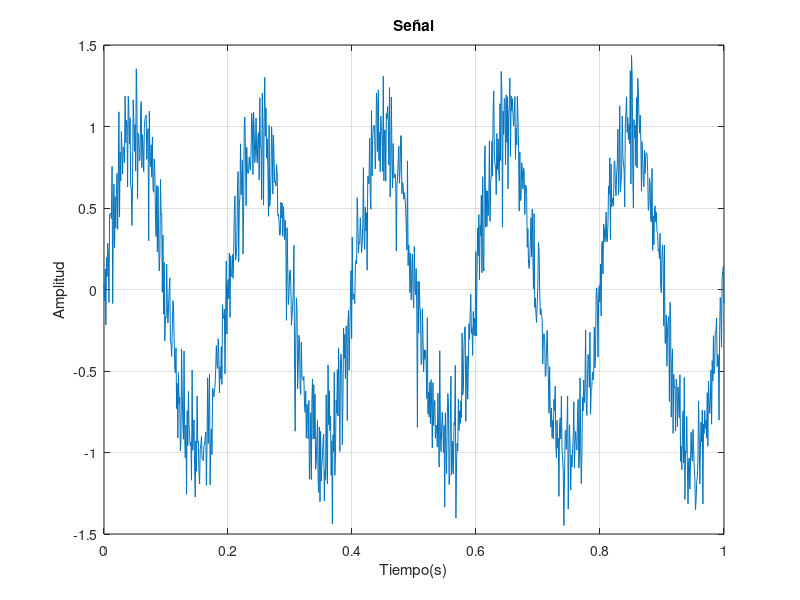
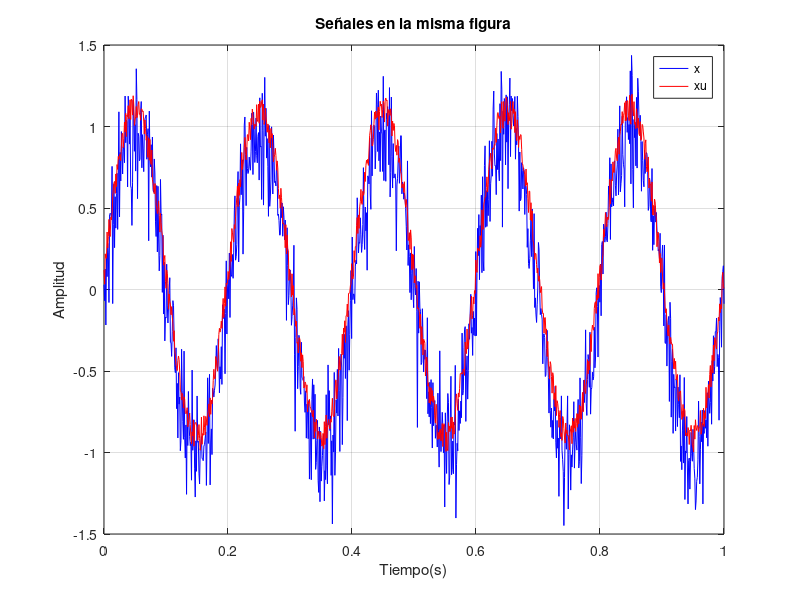
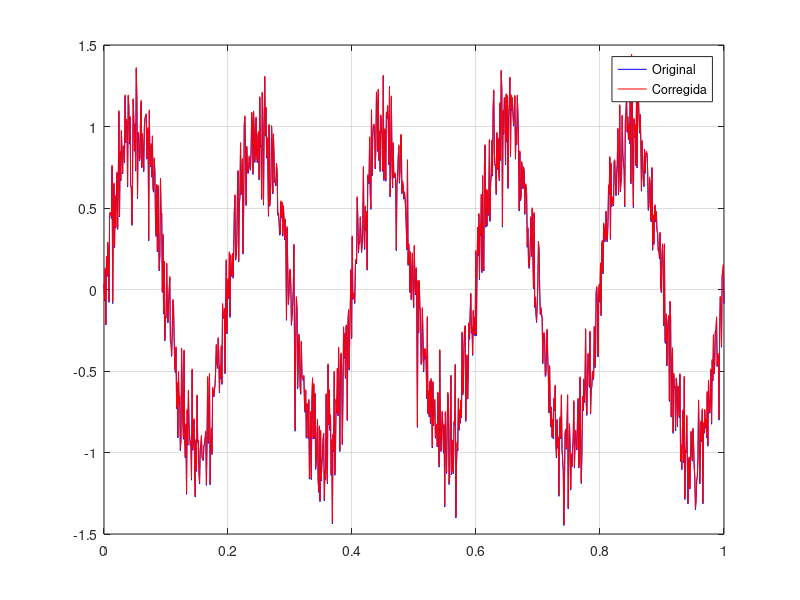

The MATLAB script that drew these images, in order: (Note: this script raises an error after producing the figures.)
%=====================================================================
% CAPITULO 1. INTRODUCCION A OCTAVE MEDIANTE EL ANALISIS DE SENALES
% Matematica computacional para telecomunicaciones.
% Un enfoque practico con Octave y MATLAB.
% Irene Gomez Bueno y Pablo Guerrero Garcia.
%
% Ejecutar desde esta carpeta tras haber ejecutado iniciar.m en la raiz
% del repositorio.
%=====================================================================

fs = 1000;                % número de muestras por segundo
t = linspace(0,1,fs);     % vector de tiempo

x = sin(2*pi*5*t);

  size(t), size(x)

x = sin(2*pi*5*t) + 0.2*randn(size(t));

xu = sin(2*pi*5*t) + 0.2*rand(size(t));

figure;
plot(t,x);
grid on;
title('Señal');
xlabel('Tiempo(s)');
ylabel('Amplitud');

figure;
clf;
plot(t,x,'b');      % primera curva
hold on;
plot(t,xu,'r');     % segunda curva superpuesta
hold off;
grid on;
title('Señales en la misma figura');
xlabel('Tiempo(s)');
ylabel('Amplitud');
legend('x','xu');

xmax = max(x)
[xmin,ind] = min(x)

energia = sum(x.^2)

N = length(x);
energia = 0;
for k = 1:N
    energia = energia + x(k)^2;
end

k = 1;
N = length(x);
energia = 0;
while k <= N
    energia = energia + x(k)^2;
    k = k + 1;
end

offset = mean(x);

xc = x - offset;

figure;
plot(t,x,'b',t,xc,'r');
legend('Original','Corregida');
grid on;

positivos = xc > 0

umbral = abs(xc) > 0.5

idx_pos = find(xc > 0)

idx_umbral = find(abs(xc) > 0.5)

valores_grandes = xc(idx_umbral);

hay_valores_grandes = any(abs(xc) > 1)

todas_acotadas = all(abs(xc) <= 1)

x2 = 0.8*sin(2*pi*5*t + pi/4) + 0.2*randn(size(t));

X = [xc; x2];

size(X)

A = [1 0.2; 0.1 1];

Y = A*X;

x1 = X(1,:);
N = length(x1);
y_filt = x1;
for k = 2:N-1
    y_filt(k) = (x1(k-1) + x1(k) + x1(k+1))/3;
end

y_filt=suavizadoF1(X)

figure;
plot(t,x1,'b',t,y_filt,'r');
legend('Original','Suavizada');
grid on;
